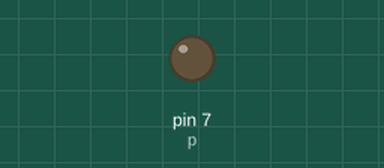
Simulated run of this program. Board: Raspberry Pi (header pin numbers). On the bench: output pins drawn as LEDs (lit = HIGH).

Above: at 0.05 s.
At 0.95 s:
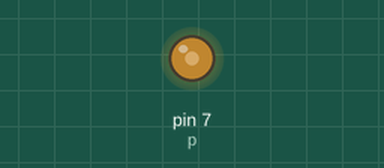
At 1.9 s:
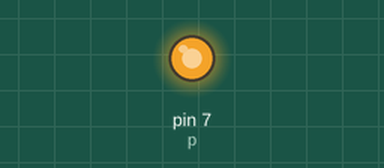
At 3.8 s:
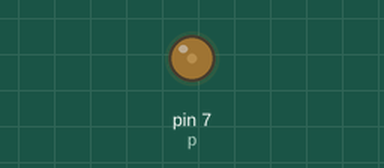
Timing chart, 0 to 5.5 s (numbered marks = the images above):
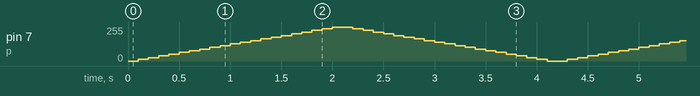

The program:

PWM_LED.py
```python
#-*-coding:utf-8-*-

# 필요한 라이브러리를 불러옵니다.
import RPi.GPIO as GPIO
import time

# 불필요한 warning 제거,  GPIO핀의 번호 모드 설정
GPIO.setwarnings(False)
GPIO.setmode(GPIO.BOARD)

# GPIO 18번 핀을 출력으로 설정
GPIO.setup(7, GPIO.OUT)
# PWM 인스턴스 p를 만들고  GPIO 18번을 PWM 핀으로 설정, 주파수  = 50Hz
p = GPIO.PWM(7, 50)

p.start(0)  # PWM 시작  , 듀티비  = 0

try:
    while 1:
        for dc in range(0, 101, 5):    # dc의 값은  0에서 100까지 5만큼 증가
            p.ChangeDutyCycle(dc)     # dc의 값으로 듀티비 변경
            time.sleep(0.1)                  #  0.1초 딜레이
        for dc in range(100, -1, -5):   # dc의 값은  100에서 0까지 5만큼 감소
            p.ChangeDutyCycle(dc)     # dc의 값으로 듀티비 변경
            time.sleep(0.1)                  #  0.1초 딜레이
except KeyboardInterrupt:   # 키보드 Ctrl+C 눌렀을 때 예외발생
    pass                   # 무한반복을 빠져나와 아래의 코드를 실행
p.stop()                    # PWM을 종료
GPIO.cleanup()             # GPIO 설정을 초기화
```
